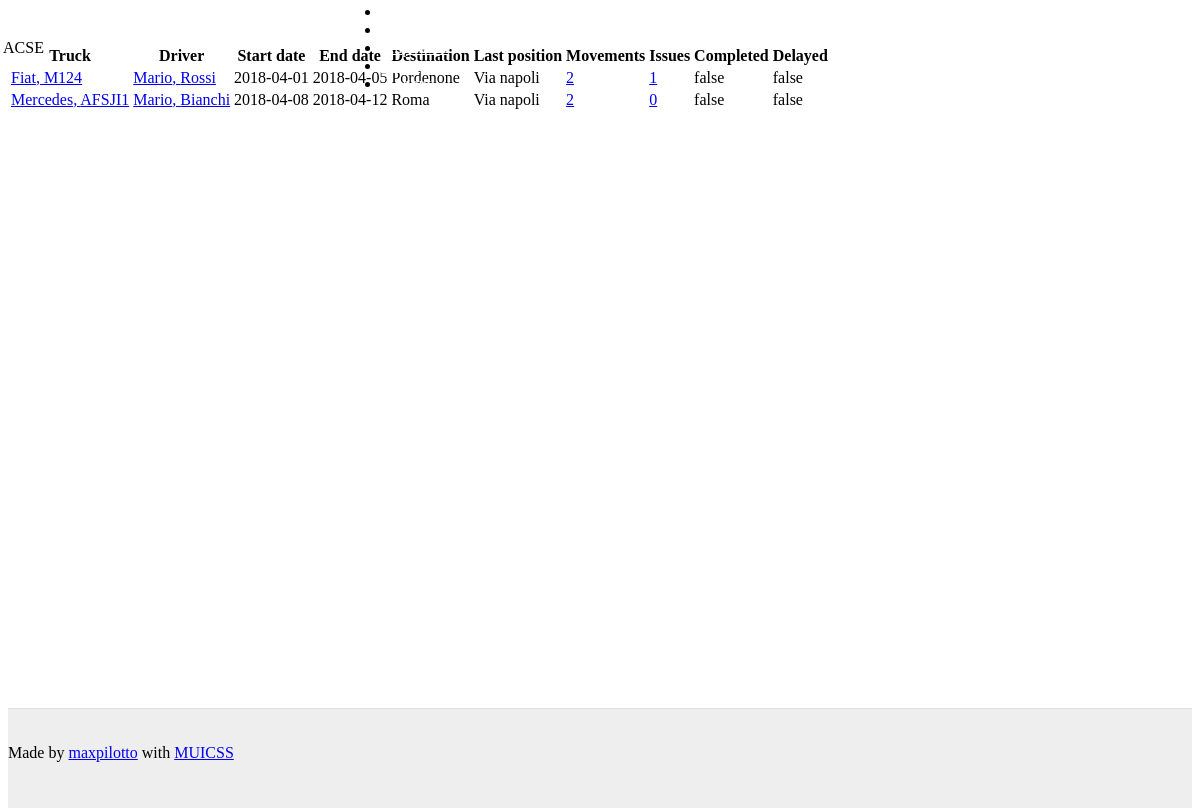
Screenshot of /site/shipments.php (signed in) with the database file from the repository.
### tables this page shows
CREATE TABLE IF NOT EXISTS `shipments` (
  `id` int(11) NOT NULL AUTO_INCREMENT,
  `truck` int(11) DEFAULT NULL,
  `driver` int(11) DEFAULT NULL,
  `startDate` date DEFAULT NULL,
  `endDate` date DEFAULT NULL,
  `destination` varchar(20) DEFAULT NULL,
  `company` int(11) DEFAULT NULL,
  PRIMARY KEY (`id`),
  KEY `truck` (`truck`),
  KEY `driver` (`driver`),
  KEY `company` (`company`)
);

CREATE TABLE IF NOT EXISTS `trucks` (
  `id` int(11) NOT NULL AUTO_INCREMENT,
  `brand` varchar(20) DEFAULT NULL,
  `model` varchar(20) DEFAULT NULL,
  `containerSize` int(11) DEFAULT NULL,
  `licensePlate` varchar(20) DEFAULT NULL,
  PRIMARY KEY (`id`)
);

CREATE TABLE IF NOT EXISTS `drivers` (
  `id` int(11) NOT NULL AUTO_INCREMENT,
  `name` varchar(30) DEFAULT NULL,
  `surname` varchar(30) DEFAULT NULL,
  PRIMARY KEY (`id`)
);

CREATE TABLE IF NOT EXISTS `movements` (
  `id` int(11) NOT NULL AUTO_INCREMENT,
  `movDate` date DEFAULT NULL,
  `latitude` float DEFAULT NULL,
  `longitude` float DEFAULT NULL,
  `speed` float DEFAULT NULL,
  `shipment` int(11) DEFAULT NULL,
  `place` varchar(30) NOT NULL,
  PRIMARY KEY (`id`),
  KEY `shipment` (`shipment`)
);

### site/shipments.php (the view, shortened to what this page needs)
<html>
<?php
	echo file_get_contents("defaultHead.html");
	include_once("connection.php");
?>
<body>
	<?php
		include("defaultHeader.php");
	?>
    <div id="content-wrapper" class="mui--text-center">
        <br />
        <br />
        <div class="mui-container">
			<?php
				$result = mysqli_query($conn,"SELECT * FROM shipments WHERE company = $_SESSION[company]");
				echo "
				<table class='mui-table'>
					<thead>
						<tr>
							<th>Truck</th>
							<th>Driver</th>
							<th>Start date</th>
							<th>End date</th>
							<th>Destination</th>
							<th>Last position</th>
							<th>Movements</th>
							<th>Issues</th>
							<th>Completed</th>
							<th>Delayed</th>
						</tr>
					</thead>
					<tbody>";
				foreach ($result as $row){
					$driver = mysqli_fetch_assoc(mysqli_query($conn,"SELECT * FROM drivers WHERE id = $row[driver]"));
					$truck = mysqli_fetch_assoc(mysqli_query($conn,"SELECT * FROM trucks WHERE id = $row[truck]"));
					$movements = mysqli_query($conn,"SELECT * FROM movements WHERE shipment = $row[id] ORDER BY movDate DESC");
					$issues = mysqli_query($conn,"SELECT * FROM issues WHERE shipment = $row[id]");
					echo "<tr>";
					echo "<td><a href='truckInfo.php?id=$truck[id]'>$truck[brand], $truck[model]</a></td>";
					echo "<td><a href='driverInfo.php?id=$driver[id]'>$driver[name], $driver[surname]</a></td>";
					echo "<td>$row[startDate]</td>";
					echo "<td>$row[endDate]</td>";
					echo "<td>$row[destination]</td>";
					echo "<td>".mysqli_fetch_assoc($movements)["place"]."</td>";
					echo "<td><a href='movements.php?id=$row[id]'>".mysqli_num_rows($movements)."</a></td>";
					echo "<td><a href='issues.php?id=$row[id]'>".mysqli_num_rows($issues)."</a></td>";
					echo "<td>false</td>";
					echo "<td>false</td>";
					echo "</tr>";
				}
			?>
                </tbody>
            </table>
        </div>
    </div>
	<?php
		echo file_get_contents("defaultFooter.html");
	?>
</body>
</html>

### site/defaultHeader.php (shortened to what this page needs)
<header class="mui-appbar mui--z1">
	<div class="mui-container">
		<table>
			<tr class="mui--appbar-height">
				<td class="mui--text-title">ACSE</td>
				<td class="mui--text-right">
					<ul class="mui-list--inline mui--text-body2">
						<?php
							if (isset($_SESSION["logged"])){
								echo '<li><a href="trucks.php">Trucks</a></li>';
								echo '<li><a href="drivers.php">Drivers</a></li>';
								echo '<li><a href="shipments.php">Shipments</a></li>';
								echo '<li><a href="issues.php">Issues</a></li>';
								echo '<li><a href="logout.php"><i class="fa" aria-hidden="true"></i> Logout</a></li>';
							}else{
								echo '<li><a href="loginForm.php"><i class="fa" aria-hidden="true"></i> Login</a></li>';
							}
						?>
					</ul>
				</td>
			</tr>
		</table>
	</div>
</header>

### rows the page displays
shipments: truck.brand "Fiat", truck.model "M124", driver.name "Mario", driver.surname "Rossi", startDate "2018-04-01", endDate "2018-04-05", destination "Pordenone", movements.place "Via napoli", mysqli_num_rows($movements) "2", mysqli_num_rows($issues) "1"
shipments: truck.brand "Mercedes", truck.model "AFSJI1", driver.name "Mario", driver.surname "Bianchi", startDate "2018-04-08", endDate "2018-04-12", destination "Roma", movements.place "Via napoli", mysqli_num_rows($movements) "2", mysqli_num_rows($issues) "0"

### other values shown
file_get_contents("defaultFooter.html") "Made by maxpilotto with MUICSS"
